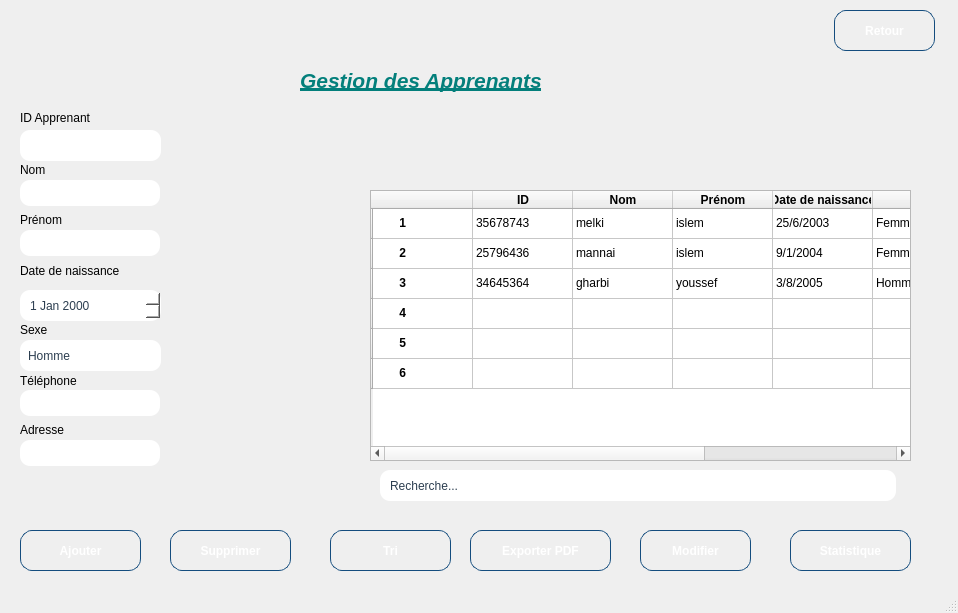
<?xml version="1.0" encoding="UTF-8"?>
<ui version="4.0">
 <class>apprenants</class>
 <widget class="QMainWindow" name="apprenants">
  <property name="geometry">
   <rect>
    <x>0</x>
    <y>0</y>
    <width>958</width>
    <height>613</height>
   </rect>
  </property>
  <property name="windowTitle">
   <string>apprenants</string>
  </property>
  <property name="styleSheet">
   <string notr="true">QWidget#centralwidget {
    background: qlineargradient(
        x1:0, y1:0, x2:0, y2:1,
        stop:0 #f5f7fa,
        stop:1 #c3cfe2
    );
}</string>
  </property>
  <widget class="QWidget" name="centralwidget">
   <widget class="QPushButton" name="pushButton_3">
    <property name="geometry">
     <rect>
      <x>170</x>
      <y>530</y>
      <width>121</width>
      <height>41</height>
     </rect>
    </property>
    <property name="styleSheet">
     <string notr="true">QPushButton {
    background: qlineargradient(x1:0, y1:0, x2:1, y2:0,
        stop:0 #43cea2,
        stop:1 #185a9d
    );
    color: white;
    border-radius: 12px;
    padding: 10px 22px;
    font-weight: bold;
    border: 1px solid #144d7e;
}

QPushButton:hover {
    background: qlineargradient(x1:0, y1:0, x2:1, y2:0,
        stop:0 #ff4e50,   /* rouge vif */
        stop:0.5 #fc913a, /* orange vif */
        stop:1 #f9d423   /* jaune lumineux */
    );
    border: 1px solid #e04b3f; /* bordure assortie au feu */
}
</string>
    </property>
    <property name="text">
     <string>Supprimer</string>
    </property>
   </widget>
   <widget class="QPushButton" name="pushButton_7">
    <property name="geometry">
     <rect>
      <x>790</x>
      <y>530</y>
      <width>121</width>
      <height>41</height>
     </rect>
    </property>
    <property name="styleSheet">
     <string notr="true">QPushButton {
    background: qlineargradient(x1:0, y1:0, x2:1, y2:0,
        stop:0 #43cea2,
        stop:1 #185a9d
    );
    color: white;
    border-radius: 12px;
    padding: 10px 22px;
    font-weight: bold;
    border: 1px solid #144d7e;
}

QPushButton:hover {
    background: qlineargradient(x1:0, y1:0, x2:1, y2:0,
        stop:0 #ff4e50,   /* rouge vif */
        stop:0.5 #fc913a, /* orange vif */
        stop:1 #f9d423   /* jaune lumineux */
    );
    border: 1px solid #e04b3f; /* bordure assortie au feu */
}
</string>
    </property>
    <property name="text">
     <string>Statistique</string>
    </property>
   </widget>
   <widget class="QLabel" name="label_2">
    <property name="geometry">
     <rect>
      <x>20</x>
      <y>110</y>
      <width>101</width>
      <height>16</height>
     </rect>
    </property>
    <property name="styleSheet">
     <string notr="true">QPushButton {
    background: qlineargradient(x1:0, y1:0, x2:1, y2:0,
        stop:0 #43cea2,
        stop:1 #185a9d
    );
    color: white;
    border-radius: 12px;
    padding: 10px 22px;
    font-weight: bold;
    border: 1px solid #144d7e;
}

QPushButton:hover {
    background: qlineargradient(x1:0, y1:0, x2:1, y2:0,
        stop:0 #ff4e50,   /* rouge vif */
        stop:0.5 #fc913a, /* orange vif */
        stop:1 #f9d423   /* jaune lumineux */
    );
    border: 1px solid #e04b3f; /* bordure assortie au feu */
}
</string>
    </property>
    <property name="text">
     <string>ID Apprenant</string>
    </property>
   </widget>
   <widget class="QLineEdit" name="lineEdit_2">
    <property name="geometry">
     <rect>
      <x>20</x>
      <y>180</y>
      <width>140</width>
      <height>26</height>
     </rect>
    </property>
    <property name="styleSheet">
     <string notr="true">QLineEdit {
    border: 2px solid qlineargradient(x1:0, y1:0, x2:1, y2:0,
        stop:0 #43cea2, stop:1 #185a9d);
    border-radius: 10px;
    padding: 4px 8px;
    background: white;
    color: #2c3e50;
    min-width: 120px;
    max-width: 200px;
    height: 24px;
    selection-background-color: #43cea2;
    selection-color: white;
}

/* Focus */
QLineEdit:focus {
    border: 2px solid qlineargradient(x1:0, y1:0, x2:1, y2:0,
        stop:0 #ff4b1f, stop:1 #ffc837);
    box-shadow: 0 0 4px rgba(255, 107, 53, 0.6);
}

/* Hover */
QLineEdit:hover {
    border: 2px solid #43cea2;
    box-shadow: 0 0 4px rgba(67, 206, 162, 0.6);
}

/* Placeholder text */
QLineEdit[placeholderText]:empty {
    color: #95a5a6;  /* gris clair pour le placeholder */
}
</string>
    </property>
   </widget>
   <widget class="QLabel" name="label_7">
    <property name="geometry">
     <rect>
      <x>20</x>
      <y>420</y>
      <width>63</width>
      <height>20</height>
     </rect>
    </property>
    <property name="text">
     <string>Adresse</string>
    </property>
   </widget>
   <widget class="QLineEdit" name="lineEdit_3">
    <property name="geometry">
     <rect>
      <x>380</x>
      <y>470</y>
      <width>520</width>
      <height>31</height>
     </rect>
    </property>
    <property name="styleSheet">
     <string notr="true">QLineEdit {
    border: 2px solid qlineargradient(x1:0, y1:0, x2:1, y2:0,
        stop:0 #43cea2, stop:1 #185a9d);
    border-radius: 10px;
    padding: 4px 8px;
    background: white;
    color: #2c3e50;
    min-width: 120px;
    max-width: 500px;
    height: 24px;
    selection-background-color: #43cea2;
    selection-color: white;
}

/* Focus */
QLineEdit:focus {
    border: 2px solid qlineargradient(x1:0, y1:0, x2:1, y2:0,
        stop:0 #ff4b1f, stop:1 #ffc837);
    box-shadow: 0 0 4px rgba(255, 107, 53, 0.6);
}

/* Hover */
QLineEdit:hover {
    border: 2px solid #43cea2;
    box-shadow: 0 0 4px rgba(67, 206, 162, 0.6);
}

/* Placeholder text */
QLineEdit[placeholderText]:empty {
    color: #95a5a6;  /* gris clair pour le placeholder */
}
</string>
    </property>
    <property name="text">
     <string>Recherche...</string>
    </property>
   </widget>
   <widget class="QDateEdit" name="dateEdit">
    <property name="geometry">
     <rect>
      <x>20</x>
      <y>290</y>
      <width>141</width>
      <height>31</height>
     </rect>
    </property>
    <property name="styleSheet">
     <string notr="true">QDateEdit {
    border: 2px solid qlineargradient(x1:0, y1:0, x2:1, y2:0,
        stop:0 #43cea2, stop:1 #185a9d);
    border-radius: 10px;
    padding: 4px 8px;
    background: white;
    color: #2c3e50;
    min-width: 120px;
    max-width: 150px;
    height: 24px;
}

/* Bouton pour ouvrir le calendrier */
QDateEdit::drop-down {
    subcontrol-origin: padding;
    subcontrol-position: top right;
    width: 20px;
    border: none;
    background: transparent;
}

/* Flèche du calendrier */
QDateEdit::down-arrow {
    image: url(:/icons/calendar-white.png);
    width: 12px;
    height: 12px;
}

/* Focus */
QDateEdit:focus {
    border: 2px solid qlineargradient(x1:0, y1:0, x2:1, y2:0,
        stop:0 #ff4b1f, stop:1 #ffc837);
    box-shadow: 0 0 4px rgba(255, 107, 53, 0.6);
}

/* Hover */
QDateEdit:hover {
    border: 2px solid #43cea2;
    box-shadow: 0 0 4px rgba(67, 206, 162, 0.6);
}

/* Menu du calendrier */
QCalendarWidget QWidget {
    background-color: white;
}

QCalendarWidget QToolButton {
    background-color: #43cea2;
    color: white;
    border-radius: 4px;
}

QCalendarWidget QSpinBox {
    width: 60px;
}
</string>
    </property>
   </widget>
   <widget class="QLabel" name="label_8">
    <property name="geometry">
     <rect>
      <x>20</x>
      <y>260</y>
      <width>131</width>
      <height>21</height>
     </rect>
    </property>
    <property name="text">
     <string>Date de naissance</string>
    </property>
   </widget>
   <widget class="QLabel" name="label_10">
    <property name="geometry">
     <rect>
      <x>300</x>
      <y>60</y>
      <width>321</width>
      <height>41</height>
     </rect>
    </property>
    <property name="styleSheet">
     <string notr="true"/>
    </property>
    <property name="text">
     <string>&lt;!DOCTYPE HTML PUBLIC &quot;-//W3C//DTD HTML 4.0//EN&quot; &quot;http://www.w3.org/TR/REC-html40/strict.dtd&quot;&gt;
&lt;html&gt;&lt;head&gt;&lt;meta name=&quot;qrichtext&quot; content=&quot;1&quot; /&gt;&lt;meta charset=&quot;utf-8&quot; /&gt;&lt;style type=&quot;text/css&quot;&gt;
p, li { white-space: pre-wrap; }
hr { height: 1px; border-width: 0; }
li.unchecked::marker { content: &quot;\2610&quot;; }
li.checked::marker { content: &quot;\2612&quot;; }
&lt;/style&gt;&lt;/head&gt;&lt;body style=&quot; font-family:'Segoe UI'; font-size:9pt; font-weight:400; font-style:normal;&quot;&gt;
&lt;p style=&quot; margin-top:12px; margin-bottom:12px; margin-left:0px; margin-right:0px; -qt-block-indent:0; text-indent:0px;&quot;&gt;&lt;span style=&quot; font-size:16pt; font-weight:700; font-style:italic; text-decoration: underline; color:#037f7b;&quot;&gt;Gestion des Apprenants&lt;/span&gt;&lt;/p&gt;&lt;/body&gt;&lt;/html&gt;</string>
    </property>
   </widget>
   <widget class="QLabel" name="label_6">
    <property name="geometry">
     <rect>
      <x>20</x>
      <y>370</y>
      <width>81</width>
      <height>21</height>
     </rect>
    </property>
    <property name="text">
     <string>Téléphone</string>
    </property>
   </widget>
   <widget class="QLabel" name="label_3">
    <property name="geometry">
     <rect>
      <x>20</x>
      <y>160</y>
      <width>63</width>
      <height>20</height>
     </rect>
    </property>
    <property name="text">
     <string>Nom</string>
    </property>
   </widget>
   <widget class="QTableWidget" name="tableWidget">
    <property name="geometry">
     <rect>
      <x>370</x>
      <y>190</y>
      <width>541</width>
      <height>271</height>
     </rect>
    </property>
    <property name="minimumSize">
     <size>
      <width>521</width>
      <height>0</height>
     </size>
    </property>
    <property name="styleSheet">
     <string notr="true">/* Style global du tableau */
QTableWidget, QTableView {
    background-color: white;          /* fond neutre */
    border: 2px solid #43cea2;        /* contour vert-bleu */
    border-radius: 12px;
    gridline-color: #dcdcdc;          /* lignes discrètes */
    selection-background-color: #43cea2;
    selection-color: white;
}

/* En-têtes horizontaux */
QHeaderView::section {
    background: white;                /* fond neutre */
    color: #2c3e50;                   /* texte gris foncé */
    padding: 4px;
    border: 1px solid #43cea2;        /* contour vert-bleu */
    border-radius: 6px;
}

/* Lignes de cellule */
QTableWidget::item {
    padding: 4px;
    border-bottom: 1px solid #eaeaea; /* lignes grises claires */
}

/* Lignes au survol */
QTableWidget::item:hover {
    background-color: rgba(67, 206, 162, 0.1); /* léger voile vert */
}

/* Lignes sélectionnées */
QTableWidget::item:selected {
    background-color: #43cea2;        /* vert-bleu */
    color: white;
}

/* Scrollbars sobres */
QScrollBar:vertical {
    border: none;
    background: #f0f0f0;
    width: 12px;
    border-radius: 6px;
}

QScrollBar::handle:vertical {
    background: #43cea2;              /* juste la poignée colorée */
    min-height: 20px;
    border-radius: 6px;
}

QScrollBar::add-line:vertical, QScrollBar::sub-line:vertical {
    height: 0px;
}

QScrollBar::add-page:vertical, QScrollBar::sub-</string>
    </property>
    <row>
     <property name="text">
      <string/>
     </property>
    </row>
    <row>
     <property name="text">
      <string/>
     </property>
    </row>
    <row>
     <property name="text">
      <string/>
     </property>
    </row>
    <row>
     <property name="text">
      <string/>
     </property>
    </row>
    <row>
     <property name="text">
      <string/>
     </property>
    </row>
    <row>
     <property name="text">
      <string/>
     </property>
    </row>
    <column>
     <property name="text">
      <string/>
     </property>
    </column>
    <column>
     <property name="text">
      <string>ID</string>
     </property>
     <property name="font">
      <font>
       <bold>true</bold>
      </font>
     </property>
    </column>
    <column>
     <property name="text">
      <string>Nom</string>
     </property>
     <property name="font">
      <font>
       <bold>true</bold>
      </font>
     </property>
    </column>
    <column>
     <property name="text">
      <string>Prénom</string>
     </property>
     <property name="font">
      <font>
       <bold>true</bold>
      </font>
     </property>
    </column>
    <column>
     <property name="text">
      <string>Date de naissance</string>
     </property>
     <property name="font">
      <font>
       <bold>true</bold>
      </font>
     </property>
    </column>
    <column>
     <property name="text">
      <string>sexe</string>
     </property>
     <property name="font">
      <font>
       <bold>true</bold>
      </font>
     </property>
    </column>
    <column>
     <property name="text">
      <string>Téléphone</string>
     </property>
     <property name="font">
      <font>
       <bold>true</bold>
      </font>
     </property>
    </column>
    <column>
     <property name="text">
      <string>Adresse</string>
     </property>
     <property name="font">
      <font>
       <bold>true</bold>
      </font>
     </property>
    </column>
    <item row="0" column="0">
     <property name="text">
      <string>       1</string>
     </property>
     <property name="font">
      <font>
       <bold>true</bold>
      </font>
     </property>
    </item>
    <item row="0" column="1">
     <property name="text">
      <string>35678743</string>
     </property>
    </item>
    <item row="0" column="2">
     <property name="text">
      <string>melki</string>
     </property>
    </item>
    <item row="0" column="3">
     <property name="text">
      <string>islem</string>
     </property>
    </item>
    <item row="0" column="4">
     <property name="text">
      <string>25/6/2003</string>
     </property>
    </item>
    <item row="0" column="5">
     <property name="text">
      <string>Femme</string>
     </property>
    </item>
    <item row="0" column="6">
     <property name="text">
      <string>36394620</string>
     </property>
    </item>
    <item row="0" column="7">
     <property name="text">
      <string>islem.melki@gmailcom</string>
     </property>
    </item>
    <item row="1" column="0">
     <property name="text">
      <string>       2</string>
     </property>
     <property name="font">
      <font>
       <bold>true</bold>
      </font>
     </property>
    </item>
    <item row="1" column="1">
     <property name="text">
      <string>25796436</string>
     </property>
    </item>
    <item row="1" column="2">
     <property name="text">
      <string>mannai</string>
     </property>
    </item>
    <item row="1" column="3">
     <property name="text">
      <string>islem</string>
     </property>
    </item>
    <item row="1" column="4">
     <property name="text">
      <string>9/1/2004</string>
     </property>
    </item>
    <item row="1" column="5">
     <property name="text">
      <string>Femme</string>
     </property>
    </item>
    <item row="1" column="6">
     <property name="text">
      <string>93639364</string>
     </property>
    </item>
    <item row="1" column="7">
     <property name="text">
      <string>islem.mannai@gmailcom</string>
     </property>
    </item>
    <item row="2" column="0">
     <property name="text">
      <string>       3</string>
     </property>
     <property name="font">
      <font>
       <bold>true</bold>
      </font>
     </property>
    </item>
    <item row="2" column="1">
     <property name="text">
      <string>34645364</string>
     </property>
    </item>
    <item row="2" column="2">
     <property name="text">
      <string>gharbi</string>
     </property>
    </item>
    <item row="2" column="3">
     <property name="text">
      <string>youssef</string>
     </property>
    </item>
    <item row="2" column="4">
     <property name="text">
      <string>3/8/2005</string>
     </property>
    </item>
    <item row="2" column="5">
     <property name="text">
      <string>Homme</string>
     </property>
    </item>
    <item row="2" column="6">
     <property name="text">
      <string>64839364</string>
     </property>
    </item>
    <item row="2" column="7">
     <property name="text">
      <string>youssef.gharbi@gmailcom</string>
     </property>
    </item>
    <item row="3" column="0">
     <property name="text">
      <string>       4</string>
     </property>
     <property name="font">
      <font>
       <bold>true</bold>
      </font>
     </property>
    </item>
    <item row="4" column="0">
     <property name="text">
      <string>       5</string>
     </property>
     <property name="font">
      <font>
       <bold>true</bold>
      </font>
     </property>
    </item>
    <item row="5" column="0">
     <property name="text">
      <string>       6</string>
     </property>
     <property name="font">
      <font>
       <bold>true</bold>
      </font>
     </property>
    </item>
   </widget>
   <widget class="QPushButton" name="pushButton_4">
    <property name="geometry">
     <rect>
      <x>470</x>
      <y>530</y>
      <width>141</width>
      <height>41</height>
     </rect>
    </property>
    <property name="styleSheet">
     <string notr="true">QPushButton {
    background: qlineargradient(x1:0, y1:0, x2:1, y2:0,
        stop:0 #43cea2,
        stop:1 #185a9d
    );
    color: white;
    border-radius: 12px;
    padding: 10px 22px;
    font-weight: bold;
    border: 1px solid #144d7e;
}

QPushButton:hover {
    background: qlineargradient(x1:0, y1:0, x2:1, y2:0,
        stop:0 #ff4e50,   /* rouge vif */
        stop:0.5 #fc913a, /* orange vif */
        stop:1 #f9d423   /* jaune lumineux */
    );
    border: 1px solid #e04b3f; /* bordure assortie au feu */
}
</string>
    </property>
    <property name="text">
     <string>Exporter PDF</string>
    </property>
   </widget>
   <widget class="QPushButton" name="pushButton_2">
    <property name="geometry">
     <rect>
      <x>640</x>
      <y>530</y>
      <width>111</width>
      <height>41</height>
     </rect>
    </property>
    <property name="styleSheet">
     <string notr="true">QPushButton {
    background: qlineargradient(x1:0, y1:0, x2:1, y2:0,
        stop:0 #43cea2,
        stop:1 #185a9d
    );
    color: white;
    border-radius: 12px;
    padding: 10px 22px;
    font-weight: bold;
    border: 1px solid #144d7e;
}

QPushButton:hover {
    background: qlineargradient(x1:0, y1:0, x2:1, y2:0,
        stop:0 #ff4e50,   /* rouge vif */
        stop:0.5 #fc913a, /* orange vif */
        stop:1 #f9d423   /* jaune lumineux */
    );
    border: 1px solid #e04b3f; /* bordure assortie au feu */
}
</string>
    </property>
    <property name="text">
     <string>Modifier</string>
    </property>
   </widget>
   <widget class="QLineEdit" name="lineEdit_5">
    <property name="geometry">
     <rect>
      <x>20</x>
      <y>390</y>
      <width>140</width>
      <height>26</height>
     </rect>
    </property>
    <property name="styleSheet">
     <string notr="true">QLineEdit {
    border: 2px solid qlineargradient(x1:0, y1:0, x2:1, y2:0,
        stop:0 #43cea2, stop:1 #185a9d);
    border-radius: 10px;
    padding: 4px 8px;
    background: white;
    color: #2c3e50;
    min-width: 120px;
    max-width: 200px;
    height: 24px;
    selection-background-color: #43cea2;
    selection-color: white;
}

/* Focus */
QLineEdit:focus {
    border: 2px solid qlineargradient(x1:0, y1:0, x2:1, y2:0,
        stop:0 #ff4b1f, stop:1 #ffc837);
    box-shadow: 0 0 4px rgba(255, 107, 53, 0.6);
}

/* Hover */
QLineEdit:hover {
    border: 2px solid #43cea2;
    box-shadow: 0 0 4px rgba(67, 206, 162, 0.6);
}

/* Placeholder text */
QLineEdit[placeholderText]:empty {
    color: #95a5a6;  /* gris clair pour le placeholder */
}
</string>
    </property>
   </widget>
   <widget class="QLineEdit" name="lineEdit_6">
    <property name="geometry">
     <rect>
      <x>20</x>
      <y>440</y>
      <width>140</width>
      <height>26</height>
     </rect>
    </property>
    <property name="styleSheet">
     <string notr="true">QLineEdit {
    border: 2px solid qlineargradient(x1:0, y1:0, x2:1, y2:0,
        stop:0 #43cea2, stop:1 #185a9d);
    border-radius: 10px;
    padding: 4px 8px;
    background: white;
    color: #2c3e50;
    min-width: 120px;
    max-width: 200px;
    height: 24px;
    selection-background-color: #43cea2;
    selection-color: white;
}

/* Focus */
QLineEdit:focus {
    border: 2px solid qlineargradient(x1:0, y1:0, x2:1, y2:0,
        stop:0 #ff4b1f, stop:1 #ffc837);
    box-shadow: 0 0 4px rgba(255, 107, 53, 0.6);
}

/* Hover */
QLineEdit:hover {
    border: 2px solid #43cea2;
    box-shadow: 0 0 4px rgba(67, 206, 162, 0.6);
}

/* Placeholder text */
QLineEdit[placeholderText]:empty {
    color: #95a5a6;  /* gris clair pour le placeholder */
}
</string>
    </property>
   </widget>
   <widget class="QPushButton" name="pushButton">
    <property name="geometry">
     <rect>
      <x>20</x>
      <y>530</y>
      <width>121</width>
      <height>41</height>
     </rect>
    </property>
    <property name="styleSheet">
     <string notr="true">QPushButton {
    background: qlineargradient(x1:0, y1:0, x2:1, y2:0,
        stop:0 #43cea2,
        stop:1 #185a9d
    );
    color: white;
    border-radius: 12px;
    padding: 10px 22px;
    font-weight: bold;
    border: 1px solid #144d7e;
}

QPushButton:hover {
    background: qlineargradient(x1:0, y1:0, x2:1, y2:0,
        stop:0 #ff4e50,   /* rouge vif */
        stop:0.5 #fc913a, /* orange vif */
        stop:1 #f9d423   /* jaune lumineux */
    );
    border: 1px solid #e04b3f; /* bordure assortie au feu */
}
</string>
    </property>
    <property name="text">
     <string>Ajouter</string>
    </property>
   </widget>
   <widget class="QLineEdit" name="lineEdit">
    <property name="geometry">
     <rect>
      <x>20</x>
      <y>130</y>
      <width>141</width>
      <height>31</height>
     </rect>
    </property>
    <property name="styleSheet">
     <string notr="true">QLineEdit {
    border: 2px solid qlineargradient(x1:0, y1:0, x2:1, y2:0,
        stop:0 #43cea2, stop:1 #185a9d);
    border-radius: 10px;
    padding: 4px 8px;
    background: white;
    color: #2c3e50;
    min-width: 120px;
    max-width: 200px;
    height: 24px;
    selection-background-color: #43cea2;
    selection-color: white;
}

/* Focus */
QLineEdit:focus {
    border: 2px solid qlineargradient(x1:0, y1:0, x2:1, y2:0,
        stop:0 #ff4b1f, stop:1 #ffc837);
    box-shadow: 0 0 4px rgba(255, 107, 53, 0.6);
}

/* Hover */
QLineEdit:hover {
    border: 2px solid #43cea2;
    box-shadow: 0 0 4px rgba(67, 206, 162, 0.6);
}

/* Placeholder text */
QLineEdit[placeholderText]:empty {
    color: #95a5a6;  /* gris clair pour le placeholder */
}
</string>
    </property>
   </widget>
   <widget class="QLineEdit" name="lineEdit_4">
    <property name="geometry">
     <rect>
      <x>20</x>
      <y>230</y>
      <width>140</width>
      <height>26</height>
     </rect>
    </property>
    <property name="styleSheet">
     <string notr="true">QLineEdit {
    border: 2px solid qlineargradient(x1:0, y1:0, x2:1, y2:0,
        stop:0 #43cea2, stop:1 #185a9d);
    border-radius: 10px;
    padding: 4px 8px;
    background: white;
    color: #2c3e50;
    min-width: 120px;
    max-width: 200px;
    height: 24px;
    selection-background-color: #43cea2;
    selection-color: white;
}

/* Focus */
QLineEdit:focus {
    border: 2px solid qlineargradient(x1:0, y1:0, x2:1, y2:0,
        stop:0 #ff4b1f, stop:1 #ffc837);
    box-shadow: 0 0 4px rgba(255, 107, 53, 0.6);
}

/* Hover */
QLineEdit:hover {
    border: 2px solid #43cea2;
    box-shadow: 0 0 4px rgba(67, 206, 162, 0.6);
}

/* Placeholder text */
QLineEdit[placeholderText]:empty {
    color: #95a5a6;  /* gris clair pour le placeholder */
}
</string>
    </property>
   </widget>
   <widget class="QLabel" name="label_4">
    <property name="geometry">
     <rect>
      <x>20</x>
      <y>210</y>
      <width>63</width>
      <height>20</height>
     </rect>
    </property>
    <property name="text">
     <string>Prénom</string>
    </property>
   </widget>
   <widget class="QPushButton" name="Retour">
    <property name="geometry">
     <rect>
      <x>834</x>
      <y>10</y>
      <width>101</width>
      <height>41</height>
     </rect>
    </property>
    <property name="styleSheet">
     <string notr="true">QPushButton {
    background: qlineargradient(x1:0, y1:0, x2:1, y2:0,
        stop:0 #43cea2,
        stop:1 #185a9d
    );
    color: white;
    border-radius: 12px;
    padding: 10px 22px;
    font-weight: bold;
    border: 1px solid #144d7e;
}

/* Hover : dégradé de rouges uniquement */
QPushButton:hover {
    background: qlineargradient(x1:0, y1:0, x2:1, y2:0,
        stop:0 #ff0000,   /* rouge vif */
        stop:0.5 #cc0000, /* rouge moyen */
        stop:1 #990000    /* rouge foncé */
    );
    border: 1px solid #800000; /* bordure assortie au dégradé */
    color: white;               /* texte reste blanc */
}
</string>
    </property>
    <property name="text">
     <string>Retour</string>
    </property>
   </widget>
   <widget class="QComboBox" name="comboBox">
    <property name="geometry">
     <rect>
      <x>20</x>
      <y>340</y>
      <width>141</width>
      <height>31</height>
     </rect>
    </property>
    <property name="styleSheet">
     <string notr="true">QComboBox {
    border: 2px solid qlineargradient(x1:0, y1:0, x2:1, y2:0,
        stop:0 #43cea2, stop:1 #185a9d);
    border-radius: 10px;    /* un peu moins arrondi si tu veux */
    padding: 4px 8px;       /* moins d'espace intérieur */
    background: white;
    color: #2c3e50;
    min-width: 100px;       /* largeur minimale plus petite */
    max-width: 150px;       /* facultatif : limite largeur */
    height: 24px;           /* hauteur plus petite */
}

/* Drop-down (flèche) */
QComboBox::drop-down {
    subcontrol-origin: padding;
    subcontrol-position: top right;
    width: 20px;           /* réduit largeur flèche */
    border: none;
    background: transparent;
}

QComboBox::down-arrow {
    width: 12px;
    height: 12px;
}

/* Hover et focus restent inchangés */
QComboBox:focus {
    border: 2px solid qlineargradient(x1:0, y1:0, x2:1, y2:0,
        stop:0 #ff4b1f, stop:1 #ffc837);
    box-shadow: 0 0 4px rgba(255, 107, 53, 0.6);
}

QComboBox:hover {
    border: 2px solid #43cea2;
    box-shadow: 0 0 4px rgba(67, 206, 162, 0.6);
}

/* Menu déroulant */
QComboBox QAbstractItemView {
    background: white;
    border: 1px solid #43cea2;
    selection-background-color: #43cea2;
    selection-color: white;
}
</string>
    </property>
    <item>
     <property name="text">
      <string>Homme</string>
     </property>
    </item>
    <item>
     <property name="text">
      <string>Femme</string>
     </property>
    </item>
   </widget>
   <widget class="QLabel" name="label_5">
    <property name="geometry">
     <rect>
      <x>20</x>
      <y>320</y>
      <width>63</width>
      <height>20</height>
     </rect>
    </property>
    <property name="text">
     <string>Sexe</string>
    </property>
   </widget>
   <widget class="QPushButton" name="pushButton_6">
    <property name="geometry">
     <rect>
      <x>330</x>
      <y>530</y>
      <width>121</width>
      <height>41</height>
     </rect>
    </property>
    <property name="styleSheet">
     <string notr="true">QPushButton {
    background: qlineargradient(x1:0, y1:0, x2:1, y2:0,
        stop:0 #43cea2,
        stop:1 #185a9d
    );
    color: white;
    border-radius: 12px;
    padding: 10px 22px;
    font-weight: bold;
    border: 1px solid #144d7e;
}

QPushButton:hover {
    background: qlineargradient(x1:0, y1:0, x2:1, y2:0,
        stop:0 #ff4e50,   /* rouge vif */
        stop:0.5 #fc913a, /* orange vif */
        stop:1 #f9d423   /* jaune lumineux */
    );
    border: 1px solid #e04b3f; /* bordure assortie au feu */
}
</string>
    </property>
    <property name="text">
     <string>Tri</string>
    </property>
   </widget>
  </widget>
  <widget class="QStatusBar" name="statusbar"/>
 </widget>
 <resources/>
 <connections/>
</ui>
